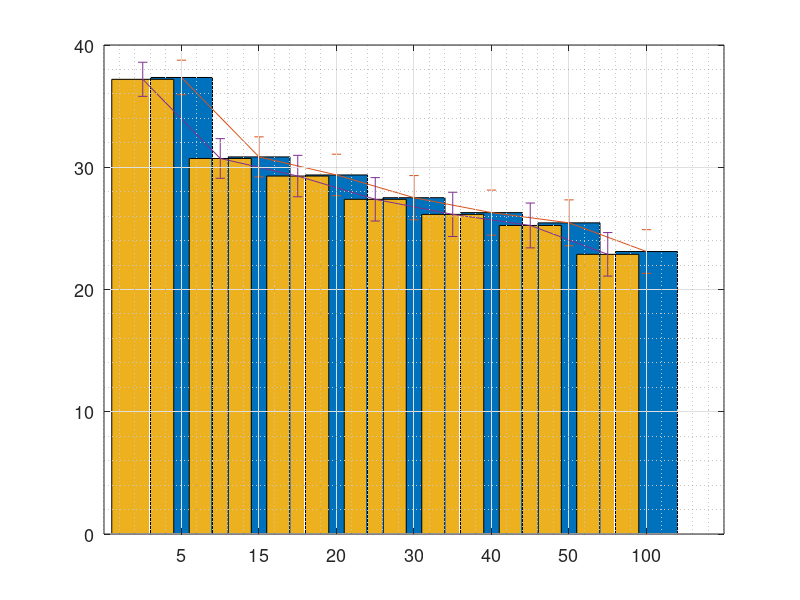

MATLAB code to generate this figure:
name = {'5';'15';'20';'30';'40';'50';'100'};
x    = [1:7];
y = [
    37.344	30.847	29.37	27.51	26.289	25.453	23.106
%     37.194	30.719	29.281	27.377	26.146	25.239	22.877
%     37.278	30.862	29.4156	27.6265	26.356	25.457	23.114
];
y2 = [ 37.194	30.719	29.281	27.377	26.146	25.239	22.877];
er =[1.414819973	1.640007114	1.696663392	1.807994592	1.844429752	1.87908991	1.787799392];
%      1.395430638	1.620243123	1.694490746	1.775393853	1.809580676	1.834729468	1.780986306
%      1.389298784	1.652168945	1.70651498	1.735635154	1.806557192	1.841430905	1.813934949];
er2 =[1.395430638	1.620243123	1.694490746	1.775393853	1.809580676	1.834729468	1.780986306];
ylabel('PSNR'); %xlabel('Images'); 
% legend(['WNNM'],['SAIST'],['Ours']);
bar(x,y'); hold on;
errorbar(x,y,er)
x =[0.5:6.5];
bar(x,y2'); hold on;
errorbar(x,y2,er2)
hold off
% plot(x,(y-er)','-k','LineWidth',4)
% plot(x,(y+er)','-k','LineWidth',4)
set(gca,'xticklabel',name)
set(gca,'FontSize',13)
%rotateXLabels( gca(), 45 )


grid on
grid minor